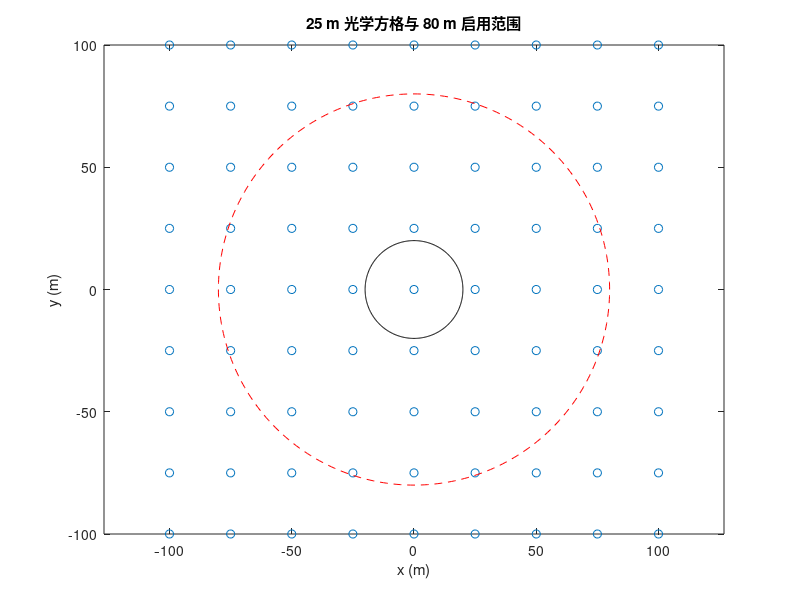

MATLAB code to generate this figure:
f=figure('Name','Fig24 optical','Color','white'); [X,Y]=meshgrid(-100:25:100,-100:25:100); plot(X(:),Y(:),'o'); hold on; t=linspace(0,2*pi,361); plot(80*cos(t),80*sin(t),'r--'); plot(20*cos(t),20*sin(t),'k'); axis equal; xlabel('x (m)'); ylabel('y (m)'); title('25 m 光学方格与 80 m 启用范围');
